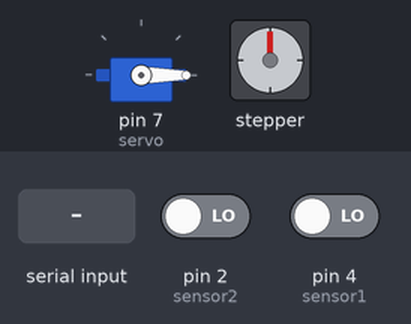
Simulated run of this sketch. Board: Arduino Uno, built with avr-gcc and run on an emulated ATmega328P. Parts: servo, stepper motor. The test bench sets the inputs (shaded band); at power-on: pin 4 (sensor1) LOW, pin 2 (sensor2) LOW. Stepper angles assume 20 steps per turn.

Above: at 1.2 s.
1.3 s: byte 30 received over Serial
At 1.8 s:
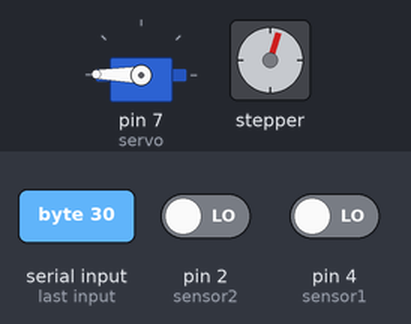
At 4.2 s:
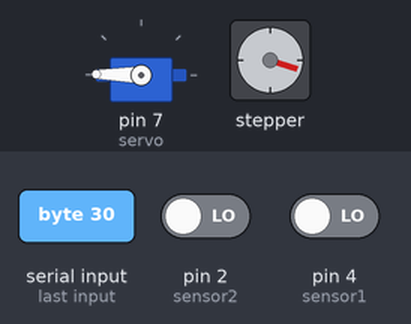
4.3 s: pin 4 (sensor1) driven HIGH
At 5.3 s:
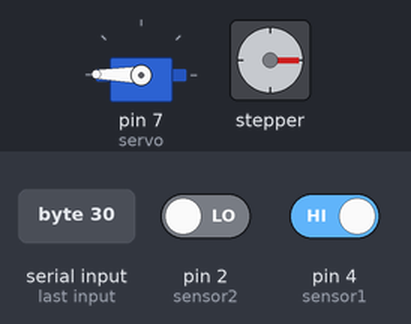
Timing chart, 0 to 22.3 s (numbered marks = the images above; inputs shaded):
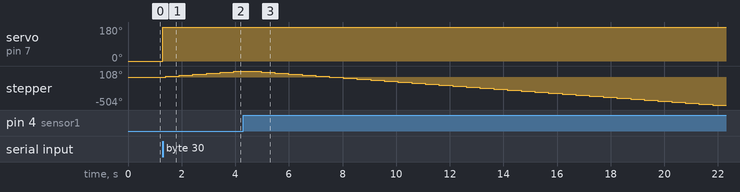

The sketch:

Mecanica.ino
```cpp
#include <Stepper.h>
#include <Servo.h>
#define STEPS 20 //Ponemos el número de pasos que necesita para dar una vuelta. 200 en nuestro caso

int sensor1 = 4;
int sensor2 = 2;
Stepper stepper(STEPS, 6, 9, 10, 11); //Stepper nombre motor (número de pasos por vuelta, pins de control)
Servo servo;

void setup()
{
  // Velocidad del motor en RPM
  stepper.setSpeed(300);
  Serial.begin(9600);
  servo.attach(7);
  servo.write(0);
  pinMode(sensor1, INPUT);
  pinMode(sensor2, INPUT);
}


void cortar_y_trocear()
{
  while(digitalRead(sensor1) == LOW)
  {
  stepper.step(1);
  delay(500); //Pequeña pausa
  }
  delay(500); //Pequeña pausa
  while(digitalRead(sensor2) == LOW)
  {
  stepper.step(-1);
  delay(500); //Pequeña pausa
  }
  delay(500);
  }

void ingrediente(double y, double z)
{
  if(y < 0)
  {
    y = y + 180;
  }

  if(z < 0)
  {
    z = z + 180;
  }

  if(y > z)
  {
    double aux = y;
    y = z;
    z = aux;
  }
        servo.write(y);
        delay(100);
    	cortar_y_trocear();
    	delay(10);
        servo.write(z);
        delay(100);
      	cortar_y_trocear();
    	delay(10);
        servo.write(0);
        delay(100);
}

void cortes(int x)
{
  switch(x)
  {
    case 2:
  		cortar_y_trocear();
    break;
    case 4:
  		cortar_y_trocear();
        delay(10);
        servo.write(90);
        delay(100);
    	cortar_y_trocear();
    	delay(10);
        servo.write(0);
        delay(100);

    break;
    case 6:
  		cortar_y_trocear();
        delay(10);
        servo.write(60);
        delay(100);
    	cortar_y_trocear();
    	delay(10);
        servo.write(120);
        cortar_y_trocear();
    	delay(10);
        servo.write(0);
        delay(100);


    break;
    case 8:
  		cortar_y_trocear();
        delay(10);
        servo.write(45);
        delay(100);
    	cortar_y_trocear();
    	delay(10);
        servo.write(90);
        cortar_y_trocear();
    	delay(10);
        servo.write(135);
        cortar_y_trocear();
    	delay(10);
        servo.write(0);
    	delay(100);

    break;

    delay(5000);
  }
}


void loop()
{
  if (Serial.available()){
    int c = Serial.read();
  if(c = 1)
  {
    double a = Serial.read();
    double b = Serial.read();
    ingrediente(a,b);
  } else {
    int a = Serial.read();
    cortes(a);
  }
  }
}
```

Measured:
- after the input at 1.3 s, servo on pin 7 (servo): 0° → 179° at once; stepper: turns 18° clockwise in 0.00 s, repeating every 0.51 s
